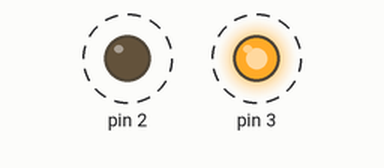
The sketch below on a simulated Arduino Uno, built with avr-gcc and run on an emulated ATmega328P. Parts: output pins drawn as LEDs (lit = HIGH). Dashed ring = blinking.

Above: at 0.02 s.
Timing chart, 0 to 3.0 s (numbered marks = the images above):
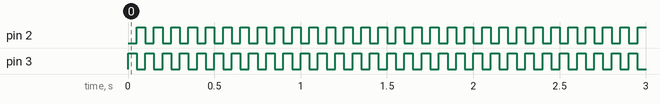

Measured:
- by itself, pin 2, pin 3: alternates HIGH for 0.05 s and LOW for 0.05 s

The sketch:

sketch_jul09e.ino
```cpp
void setup() {
  // initialize LED_BUILTIN as an output.
  pinMode(3, OUTPUT);
  pinMode(2, OUTPUT);
}

// the loop function runs over and over again forever
void loop() {

  digitalWrite(3, HIGH);   // turn the LED on (HIGH is the voltage level)
  digitalWrite(2, LOW);   // turn the LED on (HIGH is the voltage level)
  delay(50);                       // wait for a second
  digitalWrite(3, LOW);    // turn the LED off by making the voltage LOW
  digitalWrite(2, HIGH);    // turn the LED off by making the voltage LOW
  delay(50);                       // wait for a second
}
```
